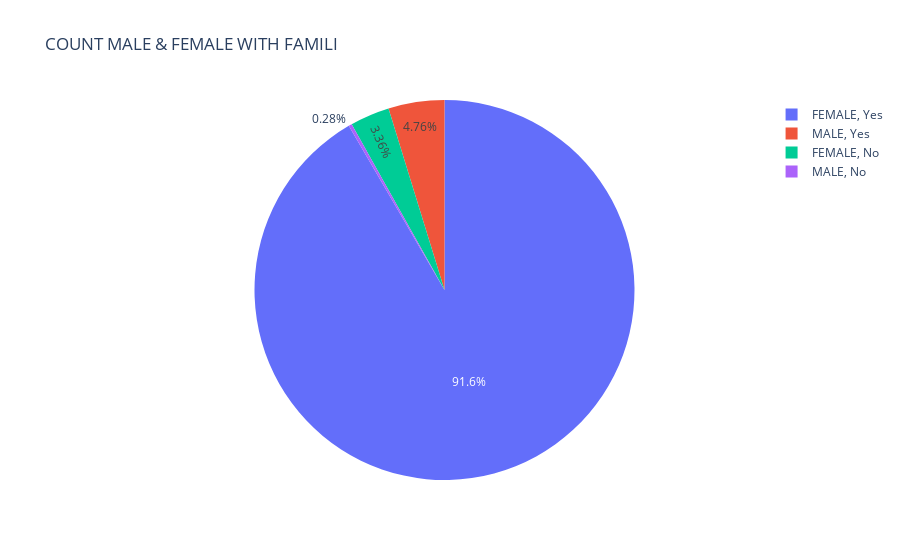

Here is the notebook cell this chart was saved with:
### Code cell
#Count of each sex with family_support
import plotly.express as px

PersonalityPopu = df.groupby('scholar')[["fam_support"]].value_counts()
#PersonalityPopu.plot(kind='pie', colormap='jet')

names = ["FEMALE, Yes", "FEMALE, No", "MALE, Yes", "MALE, No"]
fig = px.pie(df, values=PersonalityPopu, names=names, title="COUNT MALE & FEMALE WITH FAMILI")
fig.show()

### Figure 1 — Plotly figure (JSON) as saved in the notebook; plotly's stock layout.template omitted (floating-point values rounded to 4 significant figures)
{"data": [{"domain": {"x": [0, 1], "y": [0, 1]}, "hovertemplate": "label=%{label}<br>value=%{value}<extra></extra>", "labels": ["FEMALE, Yes", "FEMALE, No", "MALE, Yes", "MALE, No"], "legendgroup": "", "name": "", "showlegend": true, "type": "pie", "values": [327, 12, 17, 1]}], "layout": {"legend": {"tracegroupgap": 0}, "title": {"text": "COUNT MALE & FEMALE WITH FAMILI"}}}
